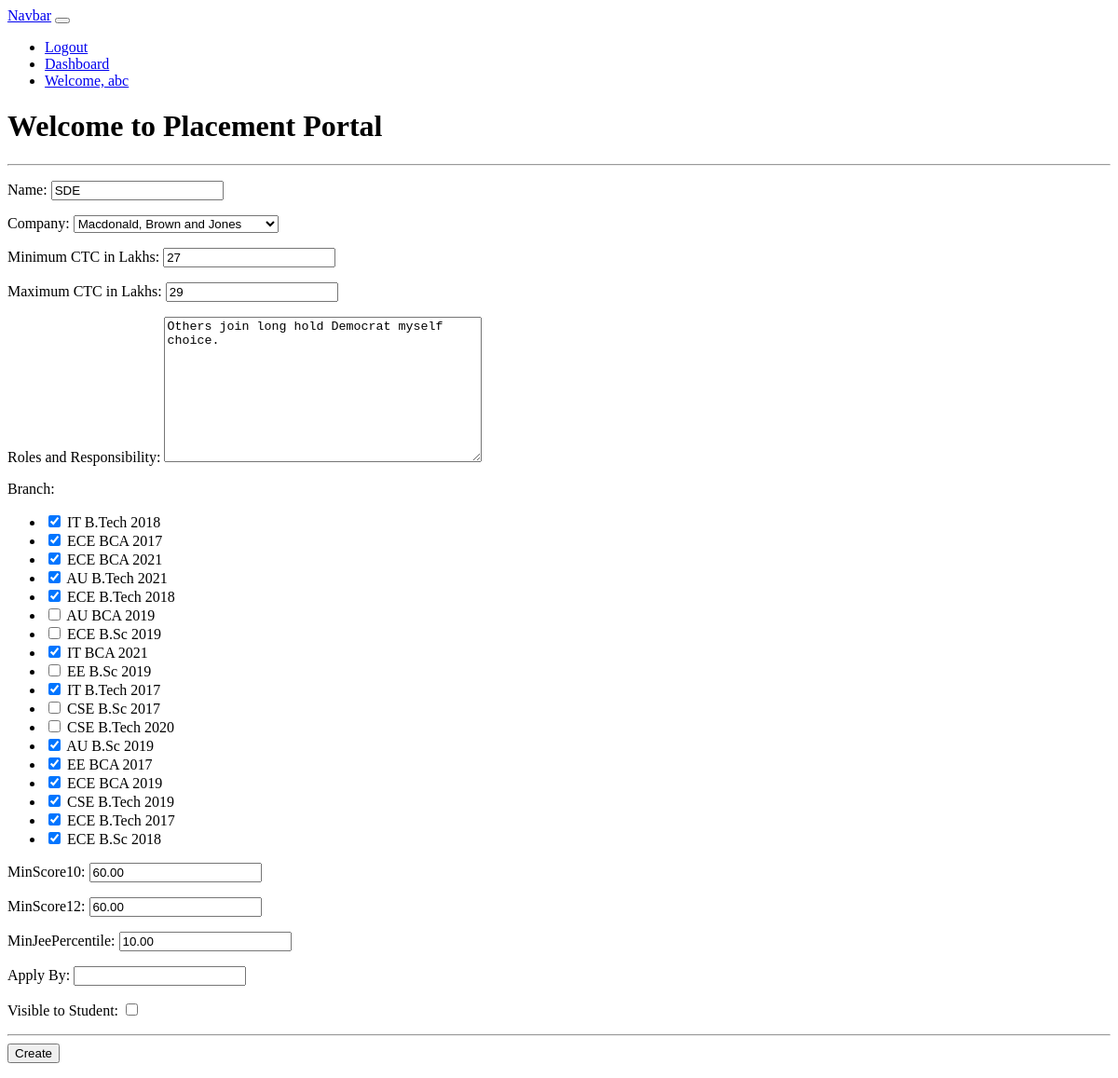
The page /Position/update/4 (signed in) on the database as committed earlier.
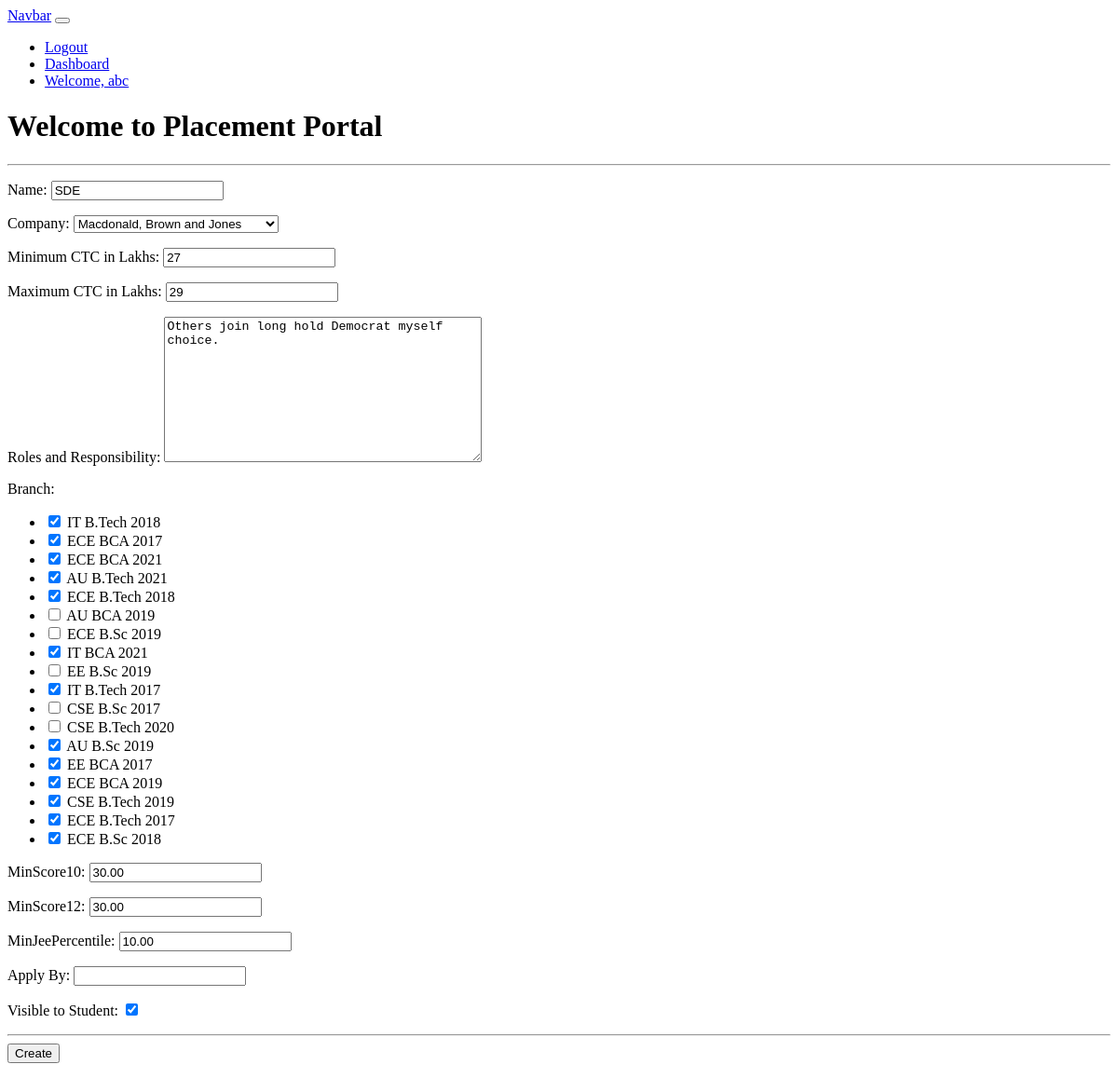
The same page on the database as committed later.
### placementapp/models.py (models this page shows, shortened)
class Position(models.Model):
    Name=models.CharField(max_length=100)
    Company=models.ForeignKey(to=Company,on_delete=models.CASCADE)
    minCTC=models.SmallIntegerField(verbose_name='Minimum CTC in Lakhs')
    maxCTC=models.SmallIntegerField(verbose_name='Maximum CTC in Lakhs')
    Description=models.TextField(verbose_name='Roles and Responsibility')
    branch=models.ManyToManyField(to=BranchDS,)
    minScore10=models.DecimalField(max_digits=4,decimal_places=2,default=0.00)
    minScore12=models.DecimalField(max_digits=4,decimal_places=2,default=0.00)
    minJeePercentile=models.DecimalField(max_digits=4,decimal_places=2,default=0.00)
    Time=models.DateTimeField(verbose_name='Apply By',null=True,blank=True)
    visible=models.BooleanField(verbose_name="Visible to Student",default=False)

class Company(models.Model):
    user=models.OneToOneField(to=User,on_delete=models.CASCADE,primary_key=True)
    Name=models.CharField(max_length=60)
    Description=models.TextField(null=True,blank=True)
    MCA=models.CharField(verbose_name='MCA ID',max_length=50,null=True,blank=True)
    Type=models.CharField(verbose_name='Company Type',max_length=70,null=True,blank=True)
    Revenue=models.BigIntegerField(verbose_name='Latest 1 year Revenue In Crore',null=True,blank=True)
    def __str__(self):
        return f"{self.Name}"

### placementapp/views.py (the view, shortened to what this page needs)
# urls.py: path('Position/update/<int:_id>',views.UpdatePosition,name="UpdatePosition"),
def UpdatePosition(request,_id):
    if request.user.is_authenticated and request.user.verified:
        if request.user.user_type==2:
            try:
                old_data = get_object_or_404(Position,id =_id)
            except Exception:
                raise Http404('Does Not Exist')
            if request.method =='POST':
                form =PositionPlacementForm(request.POST, instance =old_data)
                if form.is_valid():
                    form.save()
                    return redirect(f'/Position')
            else:
                form = PositionPlacementForm(instance = old_data)
                context ={
                    'form':form
                }
                return render(request,'placementapp/PlacementOff/updateposition.html',context)
    return HttpResponse('<h1> Current Session User is not  Authorised</h1>')

### placementapp/forms.py
class PositionPlacementForm(forms.ModelForm):
    def __init__(self,*args, **kwargs):
        super(PositionPlacementForm, self).__init__(*args, **kwargs)
        self.fields['branch'].queryset = BranchDS.objects.all()
    class Meta:
        model=Position
        fields=["Name","Company",'minCTC','maxCTC','Description','branch','minScore10','minScore12','minJeePercentile','Time','visible']
    branch = forms.ModelMultipleChoiceField(
        queryset=BranchDS.objects.all(),
        widget=forms.CheckboxSelectMultiple
    )

### placementapp/models.py (called while the page is built)
    def __str__(self):
        return f"{self.Degree_Name}"

    def __str__(self):
        return f"{self.Branch_Name}"

    def __str__(self):
        return f"{self.branch} {self.degree} {self.Start_year}"

### placementapp/templates/placementapp/PlacementOff/updateposition.html (shortened to what this page needs)
{% extends 'base.html' %}
{% block content %}
<!DOCTYPE html>
<html lang="en">
<head>
</head>
<body>
    <form method="POST">
        {{ form.as_p }}
        <hr>
        <input type="submit" value="Create">
    </form>
</body>
</html>
{% endblock %}

Rows that differ between the two databases and show on the page:
changed Position "Macdonald, Brown and Jones": minScore10 "60.00" → "30.00"; minScore12 "60.00" → "30.00"; visible "☐" → "☑"
